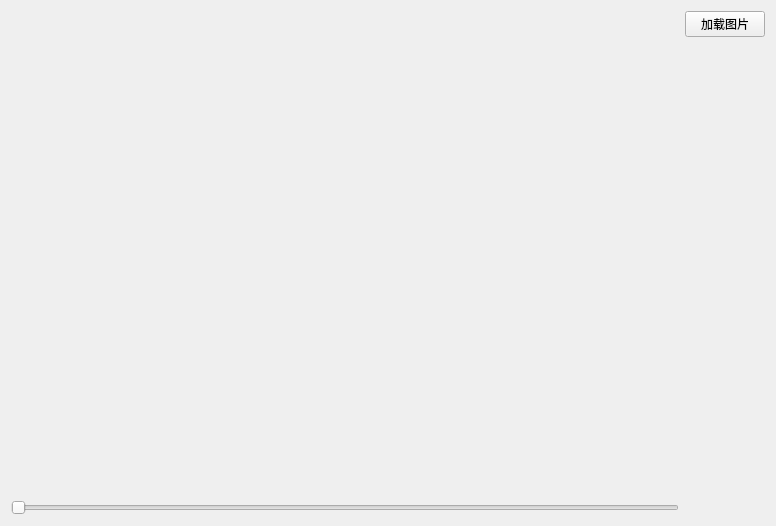
<?xml version="1.0" encoding="UTF-8"?>
<ui version="4.0">
 <class>PictureInpaint</class>
 <widget class="QWidget" name="PictureInpaint">
  <property name="geometry">
   <rect>
    <x>0</x>
    <y>0</y>
    <width>776</width>
    <height>526</height>
   </rect>
  </property>
  <property name="windowTitle">
   <string>PictureInpaint</string>
  </property>
  <layout class="QGridLayout" name="gridLayout_2">
   <item row="0" column="0">
    <layout class="QVBoxLayout" name="verticalLayout">
     <item>
      <layout class="QGridLayout" name="gridLayout">
       <item row="0" column="0">
        <widget class="QImageWidget" name="imageSrc" native="true"/>
       </item>
       <item row="0" column="1">
        <widget class="QImageWidget" name="imageDst" native="true"/>
       </item>
       <item row="1" column="0">
        <widget class="QImageWidget" name="imageMid1" native="true"/>
       </item>
       <item row="1" column="1">
        <widget class="QImageWidget" name="imageMid2" native="true"/>
       </item>
      </layout>
     </item>
     <item>
      <widget class="QSlider" name="horizontalSlider">
       <property name="orientation">
        <enum>Qt::Horizontal</enum>
       </property>
      </widget>
     </item>
    </layout>
   </item>
   <item row="0" column="1">
    <layout class="QVBoxLayout" name="verticalLayout_2">
     <item>
      <widget class="QPushButton" name="pushButton">
       <property name="text">
        <string>加载图片</string>
       </property>
      </widget>
     </item>
     <item>
      <spacer name="verticalSpacer">
       <property name="orientation">
        <enum>Qt::Vertical</enum>
       </property>
       <property name="sizeHint" stdset="0">
        <size>
         <width>20</width>
         <height>40</height>
        </size>
       </property>
      </spacer>
     </item>
    </layout>
   </item>
  </layout>
 </widget>
 <layoutdefault spacing="6" margin="11"/>
 <customwidgets>
  <customwidget>
   <class>QImageWidget</class>
   <extends>QWidget</extends>
   <header location="global">QImageWidget.h</header>
   <container>1</container>
  </customwidget>
 </customwidgets>
 <resources/>
 <connections/>
</ui>
